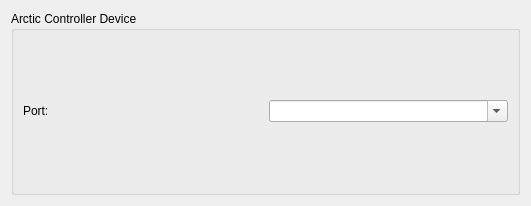
<?xml version="1.0" encoding="UTF-8"?>
<ui version="4.0">
 <class>ArcticSettingsEntry</class>
 <widget class="QWidget" name="ArcticSettingsEntry">
  <property name="geometry">
   <rect>
    <x>0</x>
    <y>0</y>
    <width>531</width>
    <height>206</height>
   </rect>
  </property>
  <property name="sizePolicy">
   <sizepolicy hsizetype="Expanding" vsizetype="Expanding">
    <horstretch>0</horstretch>
    <verstretch>0</verstretch>
   </sizepolicy>
  </property>
  <property name="windowTitle">
   <string notr="true">Arctic Controller Settings Entry</string>
  </property>
  <layout class="QGridLayout" name="gridLayout">
   <item row="1" column="0" colspan="2">
    <widget class="QGroupBox" name="groupBox">
     <property name="title">
      <string>Arctic Controller Device</string>
     </property>
     <layout class="QGridLayout" name="gridLayout_2">
      <item row="1" column="0">
       <widget class="QLabel" name="PortLabel">
        <property name="text">
         <string>Port:</string>
        </property>
       </widget>
      </item>
      <item row="1" column="1">
       <widget class="QComboBox" name="PortComboBox">
        <property name="editable">
         <bool>true</bool>
        </property>
        <property name="insertPolicy">
         <enum>QComboBox::NoInsert</enum>
        </property>
       </widget>
      </item>
     </layout>
    </widget>
   </item>
  </layout>
 </widget>
 <resources/>
 <connections/>
</ui>
